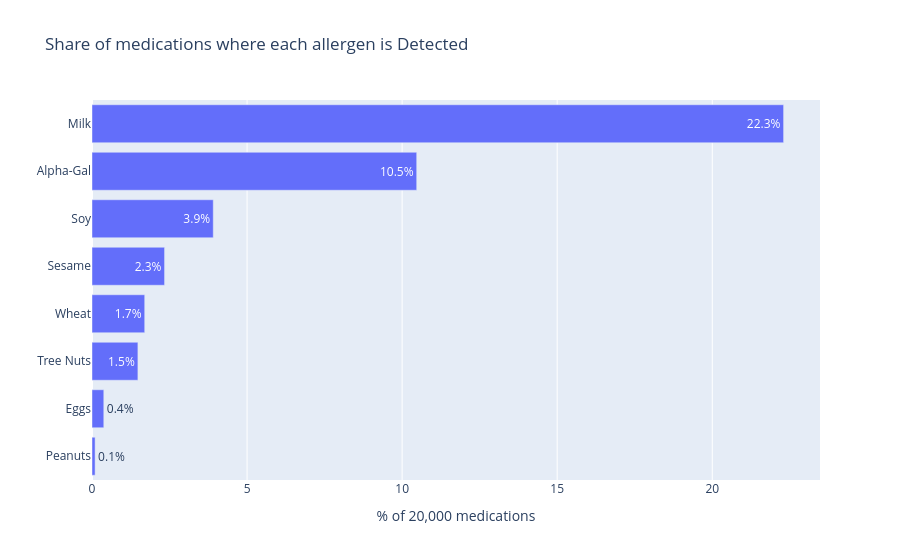

This figure's notebook cell:
### Markdown cell above
### Chart 2 — Which allergen dominates? (per-allergen prevalence)

### Code cell
al = pd.read_csv("output/02_DatasetCreation_AllergenSummary_Output.csv")

fig = px.bar(al.sort_values("Detected_Pct"), x="Detected_Pct", y="Allergen",
             orientation="h", text="Detected_Pct",
             title="Share of medications where each allergen is Detected",
             labels={"Detected_Pct": "% of 20,000 medications", "Allergen": ""})
fig.update_traces(texttemplate="%{text:.1f}%")
fig.show()

### Figure 1 — Plotly figure (JSON) as saved in the notebook; plotly's stock layout.template omitted (floating-point values rounded to 4 significant figures)
{"data": [{"hovertemplate": "% of 20,000 medications=%{text}<br>=%{y}<extra></extra>", "legendgroup": "", "marker": {"color": "#636efa", "pattern": {"shape": ""}}, "name": "", "orientation": "h", "showlegend": false, "text": [0.1, 0.38, 1.48, 1.7, 2.34, 3.91, 10.47, 22.3], "textposition": "auto", "texttemplate": "%{text:.1f}%", "type": "bar", "x": [0.1, 0.38, 1.48, 1.7, 2.34, 3.91, 10.47, 22.3], "xaxis": "x", "y": ["Peanuts", "Eggs", "Tree Nuts", "Wheat", "Sesame", "Soy", "Alpha-Gal", "Milk"], "yaxis": "y"}], "layout": {"barmode": "relative", "legend": {"tracegroupgap": 0}, "title": {"text": "Share of medications where each allergen is Detected"}, "xaxis": {"anchor": "y", "domain": [0, 1], "title": {"text": "% of 20,000 medications"}}, "yaxis": {"anchor": "x", "domain": [0, 1], "title": {"text": ""}}}}
